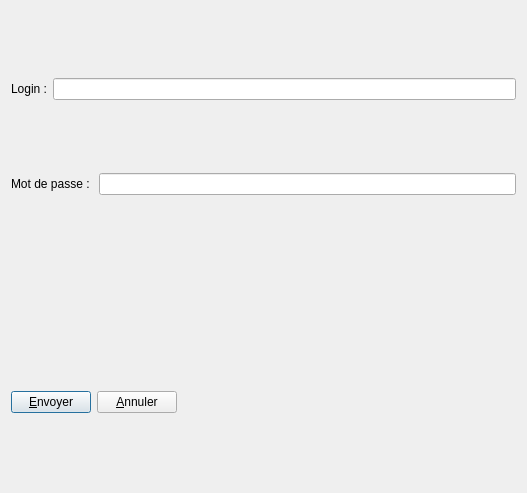
<?xml version="1.0" encoding="UTF-8"?>
<ui version="4.0">
 <class>DialogAuth</class>
 <widget class="QDialog" name="DialogAuth">
  <property name="geometry">
   <rect>
    <x>0</x>
    <y>0</y>
    <width>527</width>
    <height>493</height>
   </rect>
  </property>
  <property name="windowTitle">
   <string>Dialog</string>
  </property>
  <layout class="QGridLayout" name="gridLayout">
   <item row="0" column="0">
    <layout class="QHBoxLayout" name="horizontalLayout">
     <item>
      <widget class="QLabel" name="labelLogin">
       <property name="text">
        <string>Login :</string>
       </property>
      </widget>
     </item>
     <item>
      <widget class="QLineEdit" name="lineEditLogin"/>
     </item>
    </layout>
   </item>
   <item row="1" column="0">
    <layout class="QHBoxLayout" name="horizontalLayout_2">
     <item>
      <widget class="QLabel" name="labelPwd">
       <property name="text">
        <string>Mot de passe : </string>
       </property>
      </widget>
     </item>
     <item>
      <widget class="QLineEdit" name="lineEditPwd">
       <property name="echoMode">
        <enum>QLineEdit::Password</enum>
       </property>
      </widget>
     </item>
    </layout>
   </item>
   <item row="2" column="0">
    <widget class="QLabel" name="labelRemplir">
     <property name="maximumSize">
      <size>
       <width>900</width>
       <height>50</height>
      </size>
     </property>
     <property name="layoutDirection">
      <enum>Qt::LeftToRight</enum>
     </property>
     <property name="text">
      <string/>
     </property>
    </widget>
   </item>
   <item row="3" column="0">
    <layout class="QHBoxLayout" name="horizontalLayout_3">
     <item>
      <widget class="QPushButton" name="pushButtonEnvoyer">
       <property name="text">
        <string>&amp;Envoyer</string>
       </property>
      </widget>
     </item>
     <item>
      <widget class="QPushButton" name="pushButtonAnnuler">
       <property name="text">
        <string>&amp;Annuler</string>
       </property>
      </widget>
     </item>
     <item>
      <spacer name="horizontalSpacer_2">
       <property name="orientation">
        <enum>Qt::Horizontal</enum>
       </property>
       <property name="sizeHint" stdset="0">
        <size>
         <width>40</width>
         <height>20</height>
        </size>
       </property>
      </spacer>
     </item>
    </layout>
   </item>
  </layout>
 </widget>
 <resources/>
 <connections/>
</ui>
